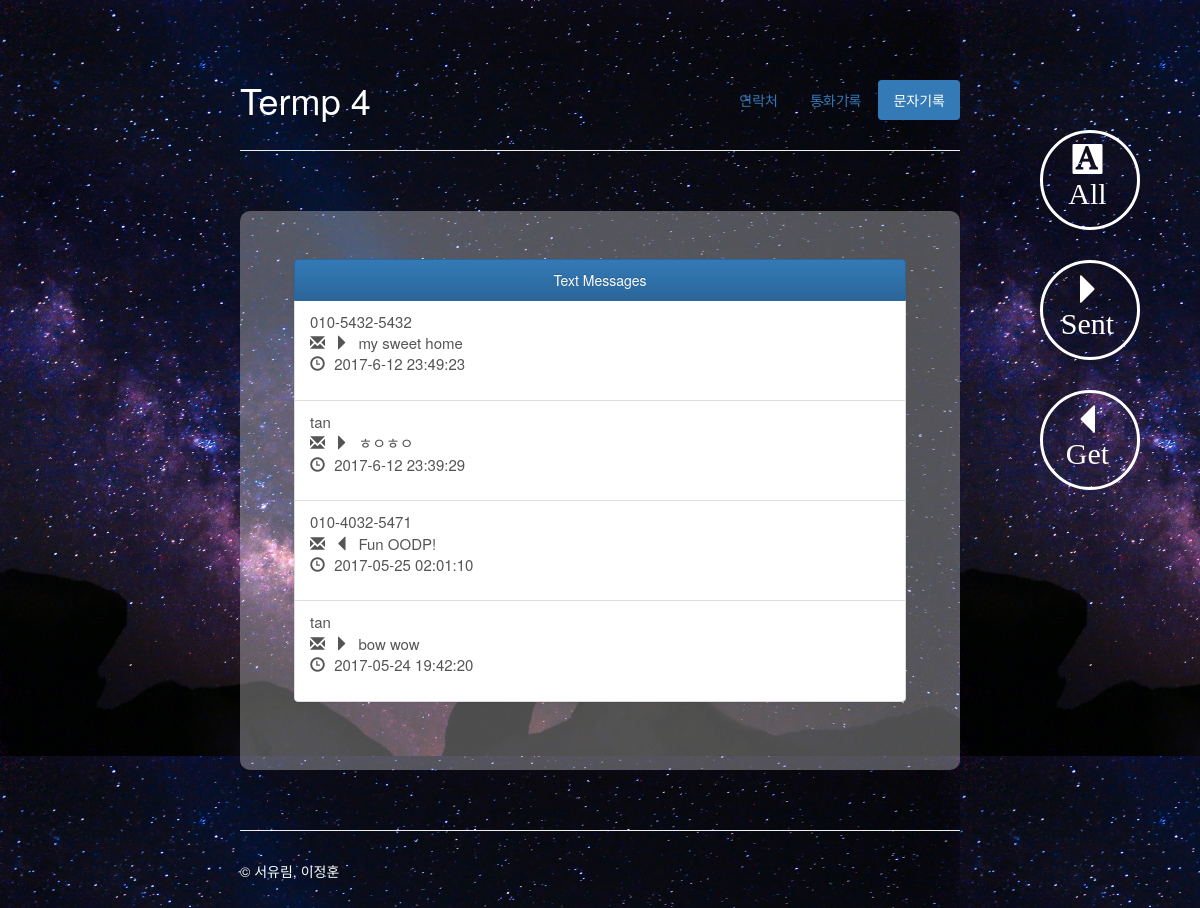
Page /sms_hist/0/3 on the committed database.
### tables this page shows
CREATE TABLE sms (
time text, phone text, status integer, content text);

CREATE TABLE addressbook (
id integer primary key autoincrement, name text, number text, email text);

### web_sever.py (the view)
@app.route('/sms_hist/<int:id>/<int:status>', methods = ['GET','POST'])
def sms_hist(id, status):
	error = None
	if request.method == 'POST':
		text = request.form['content']
		if not text:
			error = 'Blank not allowed! Please fill in the all fields.'
			return render_template('Messaging.html', error=error)
		else:
			person_sms = searchById(id)
			addSms(person_sms[0][2], text)
			return render_template('sms_hist.html', sms=getMsg(0))
	else:
		return render_template('sms_hist.html', sms=getMsg(status))

### sql_conn3.py (called while the page is built)
def getConnection():
    return sqlite3.connect('addressbook.db')

def getMsg(status):
    conn = getConnection()
    curs = conn.cursor()
    curs = conn.cursor()
    if status==3:
        sql = "SELECT * FROM SMS ORDER BY TIME DESC"
    elif status==0:
        sql = "SELECT * FROM SMS WHERE STATUS = 0 ORDER BY TIME DESC"
    elif status==1:
        sql = "SELECT * FROM SMS WHERE STATUS = 1 ORDER BY TIME DESC"
    curs.execute(sql)
    row = curs.fetchall()
    for hist in range(len(row)):
        if searchName(row[hist][1]) != []:
            result = searchName(row[hist][1])
            row[hist] = row[hist][:1] + (result[0][1],) + row[hist][2:]
    conn.close()
    return row

def searchName(num):
    conn = getConnection()
    curs = conn.cursor()
    curs.execute("SELECT * FROM ADDRESSBOOK WHERE number=?", (num,))
    row = curs.fetchall()
    conn.close()
    return row

### templates/sms_hist.html
{% extends "history.html" %}
{% block body %}
<div class="masthead">
    <ul class="nav nav-pills pull-right">
        <li><a href="{{ url_for('main')}}">연락처</a></li>
        <li><a href="{{ url_for('call_hist', status = 3)}}">통화기록</a></li>
        <li class="active"><a href="{{ url_for('sms_hist', id = 0, status = 3) }}">문자기록</a></li>
    </ul>
    <h1 class="muted" style= "color : #ffffff">Termp 4</h3>
</div>
<hr>
<div class="floating" style="margin-top:-50px">
    <div>
      <p><a href="{{ url_for('sms_hist', id = 0, status = 3) }}"><span class="glyphicon glyphicon-text-background" aria-hidden="true" style="font-size: 30px ;color : #ffffff"> All</span></a></p>
    </div>
    <div>
        <p> <a href="{{ url_for('sms_hist', id = 0, status = 0) }}">  <span class="glyphicon glyphicon-triangle-right" aria-hidden="true" style=" font-size: 30px;color : #ffffff"> Sent</span></a></p>
    </div>
    <div>
        <p> <a href="{{ url_for('sms_hist', id = 0, status = 1) }}"> <span class="glyphicon glyphicon-triangle-left" aria-hidden="true"; style=" font-size: 30px;color : #ffffff;" > Get</span></a></p>
    </div>
</div>
<div class="jumbotron">
    <div class="bs-example">
        <div class="list-group">
            <a href = "#" class = "list-group-item active">
               Text Messages
           </a>
            {% for s in sms %}
            <a href = "#" class = "list-group-item">
                <p style="font-size : 15px; text-align:left">
                    {{ s[1] }} <br>
                    {% if s[2] == 0 %}
                    <bold><span class="glyphicon glyphicon-envelope" aria-hidden="true"></span></bold>
                    <span class="glyphicon glyphicon-triangle-right" aria-hidden="true"></span>
                    {% endif %}
                    {% if s[2] == 1 %}
                    <span class="glyphicon glyphicon-envelope" aria-hidden="true" ></span>
                    <span class="glyphicon glyphicon-triangle-left" aria-hidden="true"></span>
                    {% endif %}
                    {{ s[3] }} <br>
                    <span class="glyphicon glyphicon-time" aria-hidden="true"></span>
                    {{ s[0] }}
                </p>
            </a>
            {% endfor %}
        </div>
    </div>
</div>
{% endblock %}

### static/css/main.css (style rules this page uses)
html { padding: 0px; }
body { height: 100%; opacity : 1; padding-top: 60px; background-image: url('../img/bak.jpeg'); background-size: 80% 70%; background-color: rgba( 255, 255, 255, 0.0 ); }
.floating { position: fixed; right: 50%; top: 180px; float: right; margin-top: 100px; margin-right: -45%; text-align:center; width:100px; -webkit-border-radius: 8px; }
.floating div:nth-child(1) { width: 100%; height: 100%; padding: 10px; margin-bottom: 30px; border:3px solid #ffffff; border-radius: 50px; }
.floating div:nth-child(2) { width: 100%; height: 100%; padding: 10px; margin-bottom: 30px; border:3px solid #ffffff; border-radius: 50px; }
.floating div:nth-child(3) { width: 100%; height: 100%; padding: 10px; margin-bottom: 30px; border:3px solid #ffffff; border-radius: 50px; }
.container-narrow > hr { margin: 30px 0; }
.jumbotron { background-color: rgba( 255, 255, 255, 0.3 ); margin: 60px 0; text-align: center; border-style: solid 10px; border-radius: 10px 10px }
.glyphicon { margin-right:5px; }

### static/css/history.css (style rules this page uses)
.bs-example { width: 85%; margin:0 auto; }

### rows in the picture
sms: phone "010-5432-5432", status 0 (drawn), content "my sweet home", time "2017-6-12 23:49:23"
addressbook: name "tan" "tan"
sms: content "ㅎㅇㅎㅇ", time "2017-6-12 23:39:29"
sms: phone "010-4032-5471", status 1 (drawn), content "Fun OODP!", time "2017-05-25 02:01:10"
sms: content "bow wow", time "2017-05-24 19:42:20"
